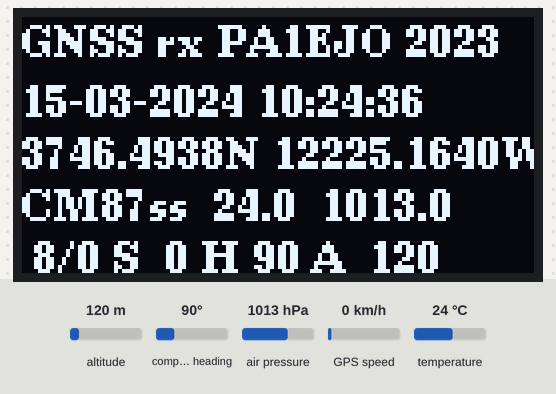
Recording of a sketch running on a simulated Arduino Nano, built with avr-gcc and run on an emulated ATmega328P. Shown: 128×64 one-colour display. Inputs (shaded band) come from the test bench; at power-on: altitude 120 m, compass heading 90°, air pressure 1013 hPa, GPS speed 0 km/h, temperature 24 °C. The GPS gets a fix after 3 s at 37.7749, -122.4194 with 8 satellites; what the sketch prints to the serial monitor is not drawn.

Above: at 7.2 s.
7.3 s: altitude set to 20 m
At 9.8 s:
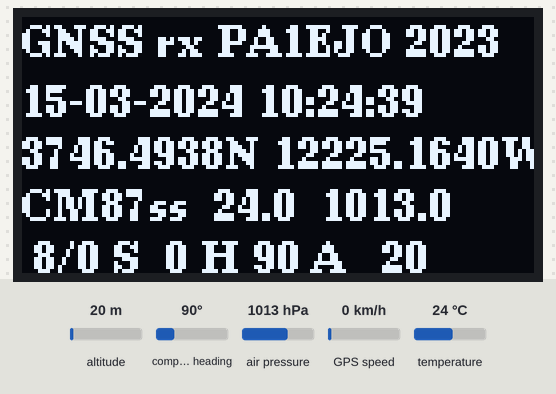
13.7 s: compass heading set to 7°
At 15.5 s:
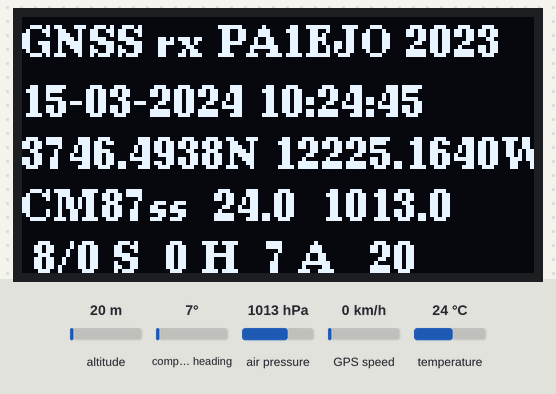
19.7 s: air pressure set to 952 hPa
At 22.5 s:
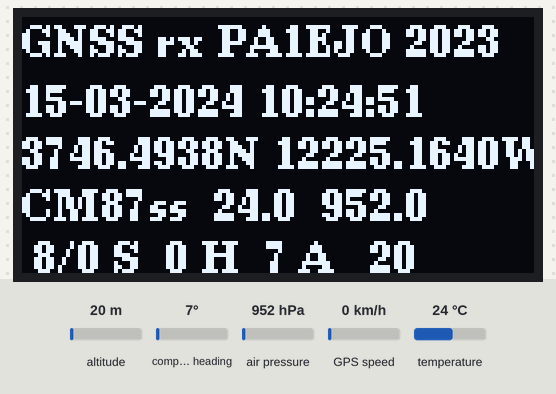
25.7 s: GPS speed set to 2 km/h
At 28.3 s:
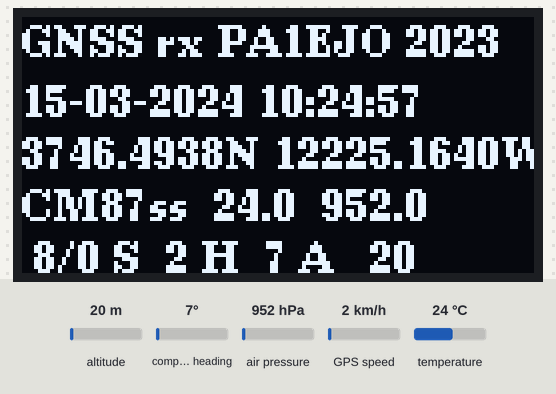
31.7 s: temperature set to 12 °C
At 34.2 s:
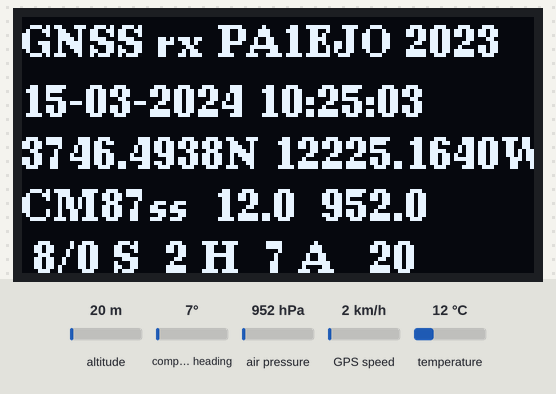
Timing chart, 0 to 35.7 s (numbered marks = the images above; inputs shaded):
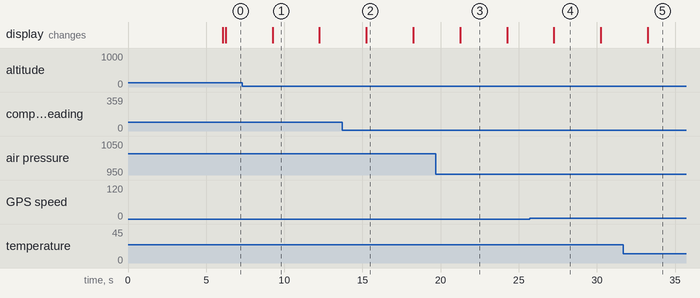

The sketch:

GPS_rcvr_sensor_oled_3aug2023.ino
```cpp
// GNSS receiver with OLED display, what you need is
//
//  - Any 1.3 inch OLED display, I2C (mine runs on 5V)
//  - Adafruit ultimate v3 breakout board (runs on 5V)
//  - BMP085 sparkfun breakout board (it is I2C and it needs 3.3V, not 5v)
//  - Arduino Nano (I used the Nano every version, it should not matter)
//
//  I2C: SCL is line A5
//  I2C: SDA is line A4
//  Serial : D8 is TX on GNSS breakout
//  Serial : D7 is RX on GPS breakout
//
//  John Price (WA2FZW) provided the Maidenhead calculation routine
//
#include <Arduino.h>
#include <Adafruit_GPS.h>     // Library Adafruit for debugging the NMEA code
#include <Adafruit_BMP085.h>  // Bosch pressure and temperature sensor
#include <SoftwareSerial.h>   // Serial interface for the GNSS receiver
#include <U8g2lib.h>          // a very nice library that handles many type of displays
//
// For the Adafruit GPS ultimate V3 breakout board do the following:
//
// Connect the GPS Power pin to 5V
// Connect the GPS Ground pin to ground
// Connect the GPS TX (transmit) pin to Digital 8
// Connect the GPS RX (receive) pin to Digital 7
//
SoftwareSerial mySerial(8, 7);
Adafruit_GPS GPS(&mySerial);
//
// This is for the 1.3 inch 128x64 OLED display
//
//
#ifdef U8X8_HAVE_HW_SPI
#include <SPI.h>
#endif
#ifdef U8X8_HAVE_HW_I2C
#include <Wire.h>
#endif
//
// Read the documentation of your OLED display, this constructor worked
//
U8G2_SH1106_128X64_NONAME_F_HW_I2C u8g2(U8G2_R0, U8X8_PIN_NONE);
//
// Initialization commands of the GPS receiver
//
#define PMTK_SET_NMEA_UPDATE_1HZ  "$PMTK220,1000*1F"
#define PMTK_SET_NMEA_UPDATE_5HZ  "$PMTK220,200*2C"
#define PMTK_SET_NMEA_UPDATE_10HZ "$PMTK220,100*2F"
//
// turn on only the second sentence (GPRMC)
#define PMTK_SET_NMEA_OUTPUT_RMCONLY "$PMTK314,0,1,0,0,0,0,0,0,0,0,0,0,0,0,0,0,0,0,0*29"
// turn on GPRMC and GGA
#define PMTK_SET_NMEA_OUTPUT_RMCGGA "$PMTK314,0,1,0,1,0,0,0,0,0,0,0,0,0,0,0,0,0,0,0*28"
// turn on ALL THE DATA
#define PMTK_SET_NMEA_OUTPUT_ALLDATA "$PMTK314,1,1,1,1,1,1,0,0,0,0,0,0,0,0,0,0,0,0,0*28"
// turn off output
#define PMTK_SET_NMEA_OUTPUT_OFF "$PMTK314,0,0,0,0,0,0,0,0,0,0,0,0,0,0,0,0,0,0,0*28"
//
#define PMTK_Q_RELEASE "$PMTK605*31"
//
// Set GPSECHO to 'false' to turn off echoing the GPS data to the Serial console
// Set to 'true' if you want to debug and listen to the raw GPS sentences
#define GPSECHO  false
//
// Pressure sensor (BMP085 Adafruit) initialization
//
Adafruit_BMP085 bmp;
//
// Maidenhead square routine
//
/*
 *  GetGridSquare ()  By: John Price (WA2FZW)
 *
 *  This function computes the 6-character Maidenhead grid square based on the latitude
 *  and longitude. The arguments are:
 *
 *    double  latitude
 *    double  longitude
 *    char* buffer (at least 7 long)
 *
 *  The latitude and longitude are in the NMEA format. In other words, West longitudes
 *  and South latitudes are negative numbers. They are specified as "double" types as
 *  that is the type used by the TinyGPS++ library that I use with this.
 *
 *  The buffer in which the grid square designation is constructed must have space for
 *  at least 7 characters (6 for the grid aquare plus a null terminator).
 *
 *  A great explanation of the math can be found here:
 *
 *    http://n1sv.com/PROJECTS/How%20to%20calculate%20your%208-digit%20grid%20square.pdf
 */

void GetGridSquare ( double _lat, double _long, char* buff )
{

double  tempNumber;         // Used in the intermediate computations
int index;            // Determines character to display

/*
 *  First compute the first 2 characters:
 */

  _long += 180;         // 360 degrees starting from middle of the Pacific
  tempNumber = _long / 20;      // Each major square is 20 degrees wide
  index = (int) tempNumber;     // The index to upper case letters
  buff[0] = index + 'A';        // Set first character
  _long = _long - ( index * 20 );     // Remainder for step 2

  _lat += 90;         // 180 degrees starting from the South pole
  tempNumber = _lat / 10;       // Each major square is 10 degrees high
  index = (int) tempNumber;     // The index to upper case letters
  buff[1] = index + 'A';        // Set second character
  _lat = _lat - ( index * 10 );     // Remainder for step 2


/*
 *  Now the 2nd two digits:
 */

  tempNumber = _long / 2;       // Remainder from step 1 divided by 2
  index = (int) tempNumber;     // Index to digits
  buff[2] = index + '0';        // Set third character
  _long = _long - ( index * 2 );      // Remainder for step 3

  tempNumber = _lat;        // Remainder from step 1 divided by 1
  index = (int) tempNumber;     // Index to digits
  buff[3] = index + '0';        // Set fourth character
  _lat = _lat - index;        // Remainder for step 3


/*
 *  Now the third two characters:
 */

  tempNumber = _long / 0.083333;      // Remainder from step 2 divided by 0.083333
  index = (int) tempNumber;     // The index to lower case letters
  buff[4] = index + 'a';        // Set fifth character

  tempNumber = _lat / 0.0416665;      // Remainder from step 2 divided by 0.0416665
  index = (int) tempNumber;     // The index to lower case letters
  buff[5] = index + 'a';        // Set fifth character
  buff[6] = '\0';         // Null terminator
}

//-------------------------------------------------------------------------------------
//
// Setup routine
//
//-------------------------------------------------------------------------------------

void setup()
{
  // Initialize serial at 115200, you always need it
  //
  Serial.begin(115200);
  delay(5000);
  Serial.println(F("GNSS receiver PA1EJO 2023"));
  //
  // Initialize Adafruit Ultimate GPS Breakout V3
  //
  GPS.begin(9600); // 9600 NMEA is the default baud rate for Adafruit MTK GPS's- some use 4800
  // uncomment this line to turn on RMC (recommended minimum) and GGA (fix data) including altitude
  GPS.sendCommand(PMTK_SET_NMEA_OUTPUT_RMCGGA);
  // uncomment this line to turn on only the "minimum recommended" data
  //GPS.sendCommand(PMTK_SET_NMEA_OUTPUT_RMCONLY);
  // For parsing data, we don't suggest using anything but either RMC only or RMC+GGA since
  // the parser doesn't care about other sentences at this time
  // Set the update rate
  GPS.sendCommand(PMTK_SET_NMEA_UPDATE_1HZ);   // 1 Hz update rate
  // For the parsing code to work nicely and have time to sort thru the data, and
  // print it out we don't suggest using anything higher than 1 Hz
  // Request updates on antenna status, comment out to keep quiet
  GPS.sendCommand(PGCMD_ANTENNA);
  delay(1000);
  // Ask for firmware version
  mySerial.println(PMTK_Q_RELEASE);
  //
  // initialize 1.3 OLED Display (it has already Wire.h
  //
  u8g2.begin();
  u8g2.clearBuffer();
  u8g2.setFont(u8g2_font_ncenB08_tr);  // choose a suitable font
  u8g2.drawStr(0,10,"GNSS:"); // write something to the internal memory
  u8g2.sendBuffer(); // transfer internal memory to the display
  //
  // Initialize by getting the calibration data for the pressure sensor
  //
  if (!bmp.begin()) {
    Serial.println("Could not find a valid BMP085 sensor, check wiring!");
    while (1) {}
  }
  Serial.print("Meteo: ");
  Serial.print(bmp.readTemperature()); Serial.print(" degC  ");
  Serial.print(bmp.readPressure()/100.0); Serial.println(" hPa");
}

//-------------------------------------------------------------------------------------
//
// the loop updates the display
//
//-------------------------------------------------------------------------------------

uint32_t timer = millis();
void loop()                     // run over and over again
{
  char c = GPS.read();
  // if you want to debug, this is a good time to do it!
  if ((c) && (GPSECHO))Serial.write(c);
  // if a sentence is received, we can check the checksum, parse it...
  if (GPS.newNMEAreceived()) {
    // a tricky thing here is if we print the NMEA sentence, or data
    // we end up not listening and catching other sentences!
    // so be very wary if using OUTPUT_ALLDATA and trytng to print out data
    //Serial.println(GPS.lastNMEA());   // this also sets the newNMEAreceived() flag to false
    if (!GPS.parse(GPS.lastNMEA()))   // this also sets the newNMEAreceived() flag to false
      return;  // we can fail to parse a sentence in which case we should just wait for another
  }
  // approximately every 1 second, print out the current stats
  if (millis() - timer > 3000) {
    timer = millis(); // reset the timer
    u8g2.clearBuffer();
    int line1 = 10; int line2 = 25; int line3 = 38; int line4 = 51; int line5 = 64;
    u8g2.setFont(u8g2_font_ncenB08_tr);  // choose a suitable font
    u8g2.drawStr(0,line1,"GNSS rx PA1EJO 2023"); // write something to the internal memory
    char info[50];
    sprintf(info,"%2.2d-%2.2d-20%2.2d %2.2d:%2.2d:%2.2d",GPS.day,GPS.month,GPS.year,GPS.hour,GPS.minute,GPS.seconds);
    u8g2.drawStr(0,line2,info);
    if (GPS.fix) {
      float lati = GPS.latitude;
      double latitude = floor(lati/100.0);
      latitude += (lati - latitude*100.0)/60.0;
      if (GPS.lat == 'S') latitude = -latitude;
      int leadLat = floor(lati); int restLat = (lati - leadLat)*10000;
      float longi = GPS.longitude;
      double longitude = floor(longi/100.0);
      longitude += (longi - longitude*100.0)/60.0;
      if (GPS.lon == 'W') longitude = -longitude;
      int leadLon = floor(longi); int restLon = (longi - leadLon)*10000;
      snprintf(info,50,"%d.%4.4d%c %d.%4.4d%c", leadLat, restLat, GPS.lat, leadLon, restLon, GPS.lon );
      u8g2.drawStr(0,line3,info);
      char buffer[10]; GetGridSquare( latitude,longitude,buffer );
      float T = bmp.readTemperature(); float P = bmp.readPressure()/100.0;
      int signT; signT = 0; if (T > 0.0) signT = 1; if (T < 0.0) signT = -1; T = fabs(T);
      int leadT = floor(T); int restT = round((T - float(leadT))*10.0);  //Serial.print(T); Serial.print(" "); Serial.print(leadT); Serial.print("."); Serial.println(restT);
      leadT = signT*leadT;
      int leadP = floor(P); int restP = round((P - float(leadP))*10.0); //Serial.print(P); Serial.print(" "); Serial.print(leadP); Serial.print("."); Serial.println(restP);
      snprintf(info,50,"%s  %d.%d  %d.%d",buffer,leadT,restT,leadP,restP);
      u8g2.drawStr(0,line4,info);
      int sp = round((GPS.speed) * 1.852);
      snprintf(info,50,"%2d/%1d S%3d H%3d A%5d",(int)GPS.satellites,(int)GPS.antenna,sp,(int)GPS.angle,(int)GPS.altitude);
      u8g2.drawStr(0,line5,info);
    } else {
      snprintf(info,50," "); u8g2.drawStr(0,line3,info);
      snprintf(info,50," "); u8g2.drawStr(0,line4,info);
      snprintf(info,50," "); u8g2.drawStr(0,line5,info);
    }
    u8g2.sendBuffer();
  }
}
//
// Written by PA1EJO Ernst, last update 4-Aug-2023 15:55
```

Measured:
- what the display in image 1 shows lasts 3.0 s, from 9.2 s to 12.2 s
